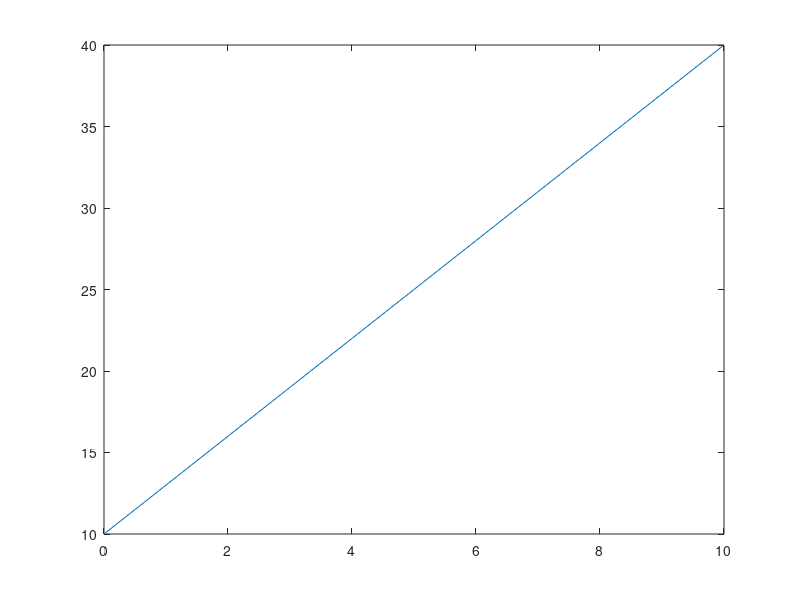

Here is the MATLAB script that generated this plot:
clear;
x = 0:10;

m = 3;
c =10;

% solution 1 ( no function)
y = m*x + c;

f_lin = @(x_vals, m_param, c_param) m_param*x_vals+c_param;

y_test = f_lin(x, m, c);

plot(x,y_test);
